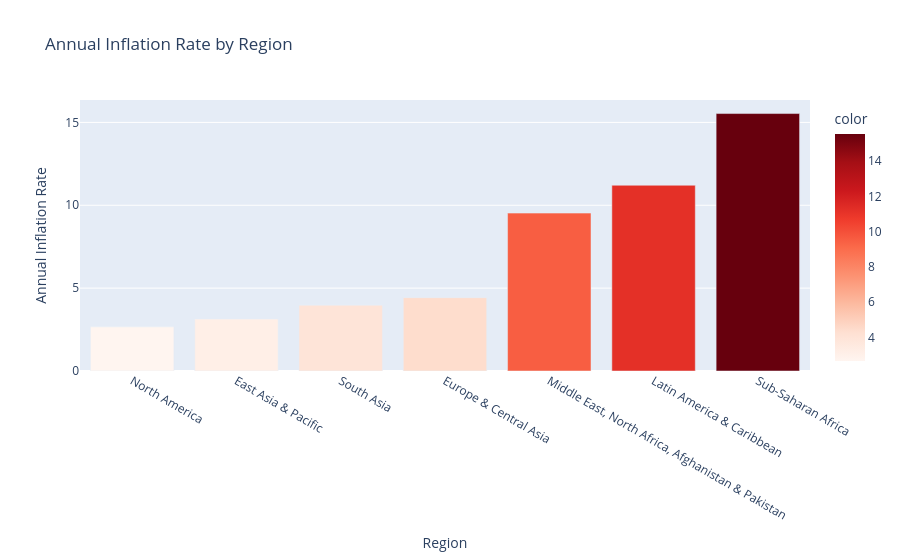

This figure's notebook cell:
### Code cell
fig = px.bar(
    data_frame = region_inflation,
    x = region_inflation.index,
    y = region_inflation.values,
    color = region_inflation.values,
    color_continuous_scale= px.colors.sequential.Reds,
    title = "Annual Inflation Rate by Region"
)
fig.update_layout(
    xaxis_title = "Region",
    yaxis_title = "Annual Inflation Rate"
)
fig.show()

#fig.write_image("images/annual_inflation_rate_by_region.png", width=1600, height=900, scale=2)

### Figure 1 — Plotly figure (JSON) as saved in the notebook; plotly's stock layout.template omitted (floating-point values rounded to 4 significant figures)
{"data": [{"hovertemplate": "x=%{x}<br>y=%{y}<br>color=%{marker.color}<extra></extra>", "legendgroup": "", "marker": {"color": [2.666, 3.134, 3.974, 4.426, 9.527, 11.21, 15.54], "coloraxis": "coloraxis", "pattern": {"shape": ""}}, "name": "", "orientation": "v", "showlegend": false, "textposition": "auto", "type": "bar", "x": ["North America", "East Asia & Pacific", "South Asia", "Europe & Central Asia", "Middle East, North Africa, Afghanistan & Pakistan", "Latin America & Caribbean", "Sub-Saharan Africa"], "xaxis": "x", "y": [2.666, 3.134, 3.974, 4.426, 9.527, 11.21, 15.54], "yaxis": "y"}], "layout": {"barmode": "relative", "coloraxis": {"autocolorscale": false, "colorbar": {"title": {"text": "color"}}, "colorscale": [[0, "rgb(255,245,240)"], [0.125, "rgb(254,224,210)"], [0.25, "rgb(252,187,161)"], [0.375, "rgb(252,146,114)"], [0.5, "rgb(251,106,74)"], [0.625, "rgb(239,59,44)"], [0.75, "rgb(203,24,29)"], [0.875, "rgb(165,15,21)"], [1, "rgb(103,0,13)"]]}, "legend": {"tracegroupgap": 0}, "title": {"text": "Annual Inflation Rate by Region"}, "xaxis": {"anchor": "y", "domain": [0, 1], "title": {"text": "Region"}}, "yaxis": {"anchor": "x", "domain": [0, 1], "title": {"text": "Annual Inflation Rate"}}}}
